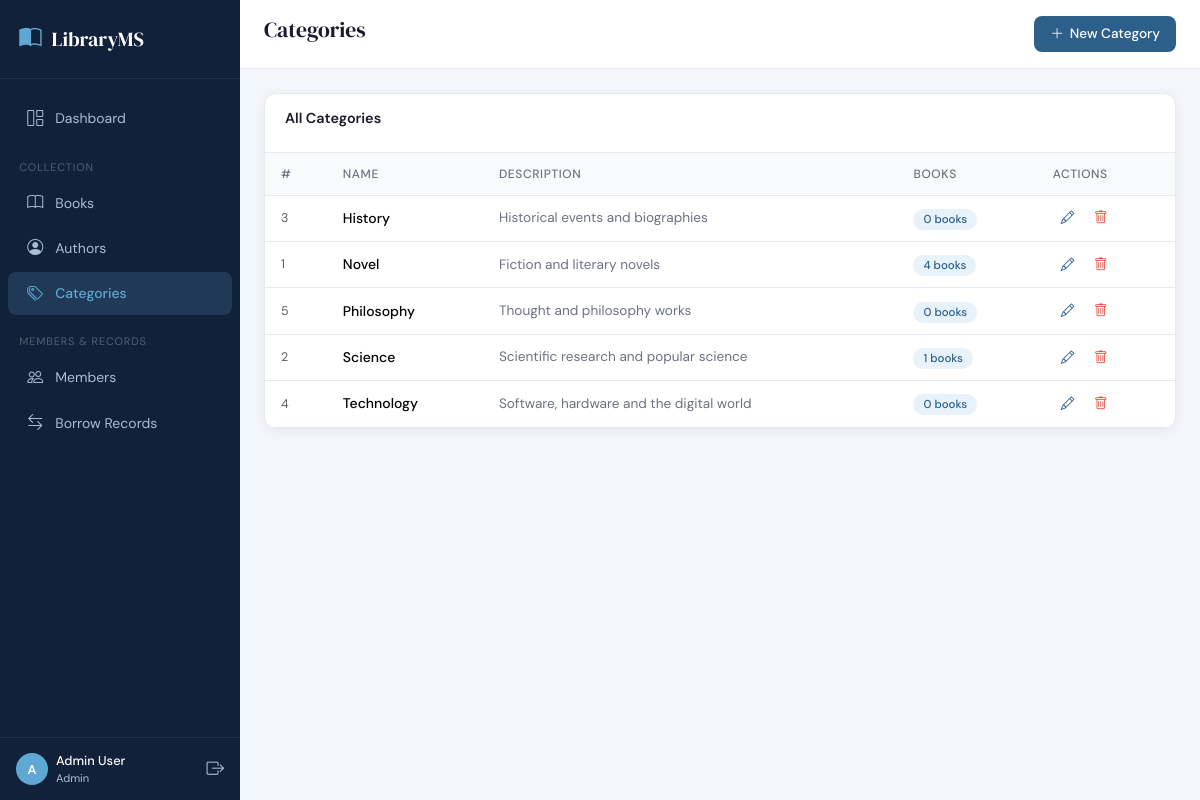
The app's page /categories.php (signed in) with its own data.
### tables this page shows
CREATE TABLE IF NOT EXISTS categories (
    id INT AUTO_INCREMENT PRIMARY KEY,
    name VARCHAR(100) NOT NULL,
    description TEXT,
    created_at DATETIME DEFAULT CURRENT_TIMESTAMP
);

### categories.php (the view, shortened to what this page needs)
<?php
require_once 'includes/db.php';
$action = $_GET['action'] ?? 'list';
$record = null;
require_once 'includes/header.php';
?>
<?php if ($action === 'add' || $action === 'edit'): ?>
<div class="form-card" style="max-width:500px">
    <h6 class="mb-3"><?= $action === 'add' ? 'Add New Category' : 'Edit Category' ?></h6>
    <form method="POST" action="categories.php">
        <input type="hidden" name="form_action" value="<?= $action === 'add' ? 'add' : 'edit' ?>">
        <?php if ($record): ?><input type="hidden" name="edit_id" value="<?= $record['id'] ?>"><?php endif; ?>
        <div class="mb-3">
            <label class="form-label">Category Name *</label>
            <input type="text" name="name" class="form-control" required value="<?= htmlspecialchars($record['name'] ?? '') ?>">
        </div>
        <div class="mb-4">
            <label class="form-label">Description</label>
            <textarea name="description" class="form-control" rows="3"><?= htmlspecialchars($record['description'] ?? '') ?></textarea>
        </div>
        <div class="d-flex gap-2">
            <button type="submit" class="btn-primary-custom"><i class="bi bi-check-lg"></i> Save</button>
            <a href="categories.php" class="btn btn-outline-secondary btn-sm">Cancel</a>
        </div>
    </form>
</div>
<?php else: ?>
<div class="table-card">
    <div class="table-header"><h6>All Categories</h6></div>
    <div class="table-responsive">
        <table class="table">
            <thead><tr><th>#</th><th>Name</th><th>Description</th><th>Books</th><th>Actions</th></tr></thead>
            <tbody>
            <?php
            $cats = $conn->query('SELECT c.*, COUNT(b.id) book_count FROM categories c LEFT JOIN books b ON c.id=b.category_id GROUP BY c.id ORDER BY c.name');
            while ($r = $cats->fetch_assoc()):
            ?>
            <tr>
                <td class="text-muted" style="font-size:0.78rem"><?= $r['id'] ?></td>
                <td style="font-weight:500"><?= htmlspecialchars($r['name']) ?></td>
                <td style="color:#6b7280;font-size:0.85rem"><?= htmlspecialchars($r['description'] ?? '—') ?></td>
                <td><span class="badge-custom badge-blue"><?= $r['book_count'] ?> books</span></td>
                <td>
                    <a href="categories.php?action=edit&id=<?= $r['id'] ?>" class="btn-action edit"><i class="bi bi-pencil"></i></a>
                    <a href="categories.php?action=delete&id=<?= $r['id'] ?>" class="btn-action del btn-confirm-delete" data-message="Delete category '<?= htmlspecialchars($r['name']) ?>'?"><i class="bi bi-trash"></i></a>
                </td>
            </tr>
            <?php endwhile; ?>
            </tbody>
        </table>
    </div>
</div>
<?php endif; ?>
<?php require_once 'includes/footer.php'; ?>

### css/style.css (style rules this page uses)
:root { --sidebar-w: 240px; --accent: #2c5f8a; --accent-light: #e8f2fa; --accent-dark: #1a3f5c; --text-main: #1a1a2e; --text-muted: #6b7280; --border: #e5e9f0; --bg-page: #f4f6fb; --bg-card: #ffffff; --sidebar-bg: #12213a; --sidebar-text: #a8bdd4; --radius: 12px; --shadow: 0 2px 12px rgba(0,0,0,0.06); }
* { box-sizing: border-box; margin: 0; padding: 0; }
body { font-family: 'DM Sans', sans-serif; background: var(--bg-page); color: var(--text-main); display: flex; min-height: 100vh; }
.table-card { background: var(--bg-card); border: 1px solid var(--border); border-radius: var(--radius); overflow: hidden; box-shadow: var(--shadow); }
.table-header { padding: 1rem 1.25rem; display: flex; align-items: center; justify-content: space-between; border-bottom: 1px solid var(--border); }
.table-header h6 { font-weight: 600; font-size: 0.9rem; }
.table { margin: 0; font-size: 0.875rem; }
.table thead th { background: #f8fafc; color: var(--text-muted); font-size: 0.75rem; text-transform: uppercase; letter-spacing: 0.05em; font-weight: 500; border-bottom: 1px solid var(--border); padding: 0.75rem 1rem; }
.table tbody td { padding: 0.75rem 1rem; border-color: var(--border); vertical-align: middle; }
.btn-action { border: none; background: none; padding: 4px 8px; border-radius: 6px; cursor: pointer; font-size: 0.85rem; transition: background 0.2s; }
.btn-action.edit { color: var(--accent); }
.btn-action.del { color: #e74c3c; }
.badge-custom { padding: 3px 10px; border-radius: 20px; font-size: 0.72rem; font-weight: 500; }
.badge-blue { background: var(--accent-light); color: var(--accent); }

### records on screen
categories: id "3", name "History", description "Historical events and biographies", book_count "0"
categories: id "1", name "Novel", description "Fiction and literary novels", book_count "4"
categories: id "5", name "Philosophy", description "Thought and philosophy works", book_count "0"
categories: id "2", name "Science", description "Scientific research and popular science", book_count "1"
categories: id "4", name "Technology", description "Software, hardware and the digital world", book_count "0"

### other values on screen
SITE_NAME "LibraryMS"
substr($_SESSION['user_name'], 0, 1) "A"
$_SESSION['user_name'] "Admin User"
$_SESSION['user_role'] "Admin"
$page_title "Categories"
$topbar_btn['label'] "New Category"
